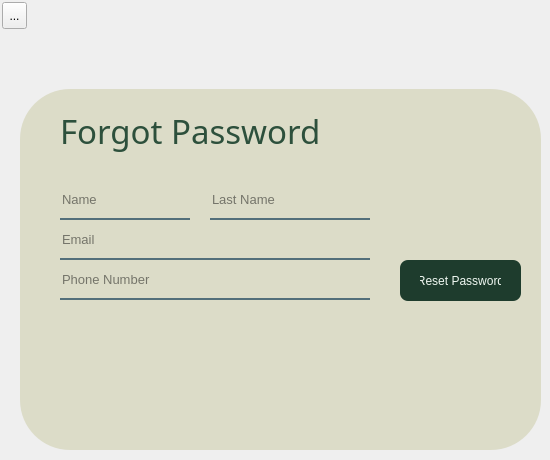
    <widget class="QWidget" name="page_4">
     <widget class="QLabel" name="label_8">
      <property name="geometry">
       <rect>
        <x>20</x>
        <y>89</y>
        <width>521</width>
        <height>361</height>
       </rect>
      </property>
      <property name="styleSheet">
       <string notr="true">background-color:rgba(220, 220, 200, 1);
border-bottom-right-radius: 50px;
border-bottom-left-radius: 50px;
border-top-left-radius: 50px;
border-top-right-radius: 50px;</string>
      </property>
      <property name="text">
       <string/>
      </property>
     </widget>
     <widget class="QLabel" name="label_9">
      <property name="geometry">
       <rect>
        <x>380</x>
        <y>20</y>
        <width>141</width>
        <height>141</height>
       </rect>
      </property>
      <property name="styleSheet">
       <string notr="true">border-image: url(:/images/question-mark (1).png);</string>
      </property>
      <property name="text">
       <string/>
      </property>
     </widget>
     <widget class="QLabel" name="label_11">
      <property name="geometry">
       <rect>
        <x>60</x>
        <y>100</y>
        <width>311</width>
        <height>61</height>
       </rect>
      </property>
      <property name="font">
       <font>
        <family>Rockwell</family>
        <pointsize>25</pointsize>
       </font>
      </property>
      <property name="styleSheet">
       <string notr="true">color:rgba(45, 80, 60, 255);</string>
      </property>
      <property name="text">
       <string>Forgot Password</string>
      </property>
     </widget>
     <widget class="QLineEdit" name="lineEdit_forgotName">
      <property name="geometry">
       <rect>
        <x>60</x>
        <y>180</y>
        <width>130</width>
        <height>40</height>
       </rect>
      </property>
      <property name="font">
       <font>
        <pointsize>10</pointsize>
       </font>
      </property>
      <property name="styleSheet">
       <string notr="true">background-color:rgba(0, 0, 0, 0);
border:none;
border-bottom:2px solid rgba(46, 82, 101, 200);
color:rgba(0, 0, 0, 240);</string>
      </property>
      <property name="text">
       <string/>
      </property>
      <property name="placeholderText">
       <string>Name</string>
      </property>
     </widget>
     <widget class="QLineEdit" name="lineEdit_forgotLName">
      <property name="geometry">
       <rect>
        <x>210</x>
        <y>180</y>
        <width>160</width>
        <height>40</height>
       </rect>
      </property>
      <property name="font">
       <font>
        <pointsize>10</pointsize>
       </font>
      </property>
      <property name="styleSheet">
       <string notr="true">background-color:rgba(0, 0, 0, 0);
border:none;
border-bottom:2px solid rgba(46, 82, 101, 200);
color:rgba(0, 0, 0, 240);</string>
      </property>
      <property name="text">
       <string/>
      </property>
      <property name="placeholderText">
       <string>Last Name</string>
      </property>
     </widget>
     <widget class="QLineEdit" name="lineEdit_forgotEmail">
      <property name="geometry">
       <rect>
        <x>60</x>
        <y>220</y>
        <width>310</width>
        <height>40</height>
       </rect>
      </property>
      <property name="font">
       <font>
        <pointsize>10</pointsize>
       </font>
      </property>
      <property name="styleSheet">
       <string notr="true">background-color:rgba(0, 0, 0, 0);
border:none;
border-bottom:2px solid rgba(46, 82, 101, 200);
color:rgba(0, 0, 0, 240);
</string>
      </property>
      <property name="text">
       <string/>
      </property>
      <property name="placeholderText">
       <string>Email</string>
      </property>
     </widget>
     <widget class="QLineEdit" name="lineEdit_forgotPhoneNumber">
      <property name="geometry">
       <rect>
        <x>60</x>
        <y>260</y>
        <width>310</width>
        <height>40</height>
       </rect>
      </property>
      <property name="font">
       <font>
        <pointsize>10</pointsize>
       </font>
      </property>
      <property name="styleSheet">
       <string notr="true">background-color:rgba(0, 0, 0, 0);
border:none;
border-bottom:2px solid rgba(46, 82, 101, 200);
color:rgba(0, 0, 0, 240);</string>
      </property>
      <property name="text">
       <string/>
      </property>
      <property name="placeholderText">
       <string>Phone Number</string>
      </property>
     </widget>
     <widget class="QPushButton" name="resetButton">
      <property name="geometry">
       <rect>
        <x>400</x>
        <y>260</y>
        <width>121</width>
        <height>41</height>
       </rect>
      </property>
      <property name="styleSheet">
       <string notr="true">QPushButton#resetButton {
    background-color: rgba(30, 60, 45, 255);    
    color: #F0F8F2;                        
    border: none;
    border-radius: 8px;
    padding: 6px 20px;
}

QPushButton#resetButton:hover {
    background-color: rgba(45, 80, 60, 255);    
}

QPushButton#resetButton:pressed {
    background-color: rgba(20, 40, 30, 255);    
    padding-left: 8px;
    padding-top: 8px;
}
</string>
      </property>
      <property name="text">
       <string>Reset Password</string>
      </property>
     </widget>
     <widget class="QLabel" name="label_10">
      <property name="geometry">
       <rect>
        <x>10</x>
        <y>310</y>
        <width>151</width>
        <height>141</height>
       </rect>
      </property>
      <property name="styleSheet">
       <string notr="true">border-image: url(:/images/forgot-password.png);</string>
      </property>
      <property name="text">
       <string/>
      </property>
     </widget>
     <widget class="QToolButton" name="Forgotback">
      <property name="geometry">
       <rect>
        <x>2</x>
        <y>2</y>
        <width>25</width>
        <height>27</height>
       </rect>
      </property>
      <property name="text">
       <string>...</string>
      </property>
      <property name="icon">
       <iconset resource="resources.qrc">
        <normaloff>:/images/left-arrow.png</normaloff>:/images/left-arrow.png</iconset>
      </property>
     </widget>
    </widget>
